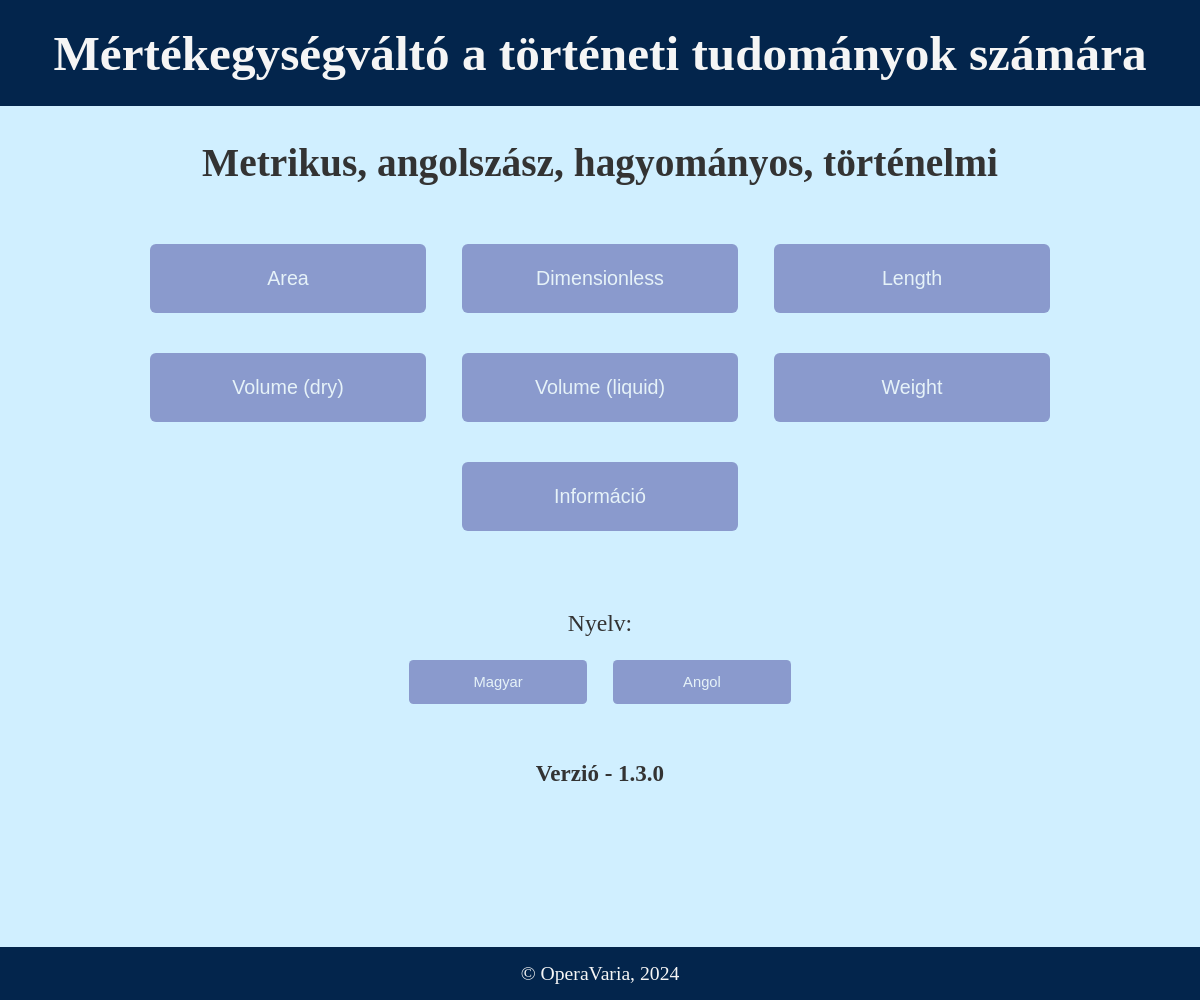
The page / on the database its author committed.
### tables this page shows
CREATE TABLE "cat_list" (
	"cat_raw"	TEXT NOT NULL UNIQUE,
	"cat_eng"	TEXT NOT NULL,
	"cat_hun"	TEXT NOT NULL,
	PRIMARY KEY("cat_raw")
);

### ucw_flask_app.py (the view)
@app.route("/")
def index():
    locale = get_locale()
    cat_dict = cat_dict_setup(locale)
    return render_template("index.html", locale=locale, current_year=current_year,
                           cat_dict=cat_dict, version=__version__)

### py_backend/fetch_functions.py (called while the page is built)
def fetch_dict(command, param):
    value_dict = {}
    con = sqlite3.connect("database/unit_database.db")
    cur = con.cursor()
    for key, value in cur.execute(command, param):
        value_dict[key] = value
    con.close()
    return value_dict

### py_backend/setup_functions.py (called while the page is built)
def cat_dict_setup(locale):
    if locale == "hu":
        command = "SELECT cat_raw, cat_hun FROM cat_list"
    elif locale == "en":
        command = "SELECT cat_raw, cat_eng FROM cat_list"
    param = ()
    cat_dict = fetch_dict(command, param)
    cat_dict = {key: str.capitalize(value) for (key,value) in cat_dict.items()}
    return cat_dict

### ucw_flask_app.py (called while the page is built)
def get_locale():
    if "locale" in session:
        locale = session["locale"]
    else:
        loc_best = request.accept_languages.best_match(app.config["LANGUAGES"].keys())
        if loc_best is None:
            locale = "en"
        else:
            locale = loc_best
    return locale

### templates/index.html
{% extends "base.html" %}
{% block main %}
<main class="container horizontal">
  <div class="item title" role="none">
    <h1>{{ _("Metrikus, angolszász, hagyományos, történelmi") }}</h1>
  </div>
  <nav class="container horizontal" title="{{ _('Gombok') }}">
    {% for raw, gui in cat_dict.items() %}
    <div class="item one-third" role="none">
      <button data-target="{{'/' ~ raw}}" class="link-btn normal">{{gui}}</button>
    </div>
    {% endfor %}
    <div class="item full-wide" role="none">
      <button data-target="/about" class="link-btn normal">{{ _("Információ") }}</button>
    </div>
  </nav>
  <section class="item full-wide buttons" title="{{ _('Nyelv') }}">
    <form action="{{ url_for('receive_post') }}" method="post" role="none">
      <div class="item" role="none">
        <h2 class="label">{{ _("Nyelv") }}:</h2>
      </div>
      <div class="container horizontal" role="none">
        <button class="small" name="locale-btn" type="submit" value="hu">{{ _("Magyar") }}</button>
        <button class="small" name="locale-btn" type="submit" value="en">{{ _("Angol") }}</button>
      </div>
    </form>
  </section>
  <section class="item full-wide" title="{{ _('Verzió') }}" role="note">
    <h3>{{ _("Verzió") }} - {{version}}</h3>
  </section>
  <span class="spacer-large"></span>
</main>
{% endblock main %}
{% block footer %}
<p class="footer-text" role="none">
  &copy; OperaVaria, {{current_year}}
</p>
{% endblock footer %}

### static/css/style.css (style rules this page uses)
html { color: #333333; font-family: Georgia, serif; font-size: calc(15px + 0.390625vw); text-align: center; }
body { background-attachment: fixed; background-color: #d0efff; background-position: top left; background-repeat: no-repeat; margin: auto; }
* { box-sizing: border-box; margin: 0; padding: 0; }
.container { align-content: center; align-items: center; display: flex; justify-content: center; }
.horizontal { flex-flow: row wrap; gap: 1vh 1vw; }
.item { padding: 2vh 1vw; }
.title { flex-basis: 100%; margin: 1.5vw; max-width: 80vw; }
.one-third { flex-basis: 25%; }
.full-wide { flex-basis: 100%; }
.buttons { margin: 2vh 0; }
.footer-text { font-size: 1em; padding: 0.75em; }
.label { font-size: 1.2em; margin: 0.3em; font-weight: normal; }
button { background-color: #5d63ac; border-radius: 0.3em; border: none; color: #f5f5f5; cursor: pointer; opacity: 0.6; text-align: center; transition: 0.4s; }
button.small { font-size: 0.75em; height: 3em; margin: 0 0.5em; width: 12em; }
button.normal { font-size: 1em; height: 3.5em; width: 14em; }
.spacer-large { flex-basis: 100%; height: 17vh; }

### rows shown on the page
cat_list: gui "Area"
cat_list: gui "Dimensionless"
cat_list: gui "Length"
cat_list: cat_eng "Volume (dry)"
cat_list: cat_eng "Volume (liquid)"
cat_list: gui "Weight"

### other values the page prints
{{ version }} "1.3.0"
{{ current_year }} "2024"
